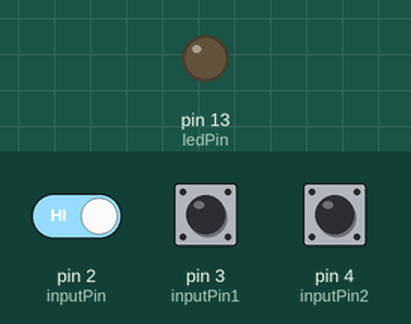
The sketch below on a simulated Arduino Uno, built with avr-gcc and run on an emulated ATmega328P. On the bench: output pins drawn as LEDs (lit = HIGH). The inputs (shaded band) are chosen by the test bench; at power-on: pin 2 (inputPin) HIGH, pin 3 (inputPin1) HIGH, pin 4 (inputPin2) HIGH.

Above: at 1.2 s.
1.3 s: pin 2 (inputPin) driven LOW
At 2.4 s:
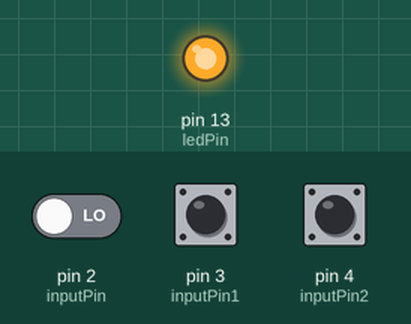
2.8 s: pin 2 (inputPin) driven HIGH
At 3.6 s:
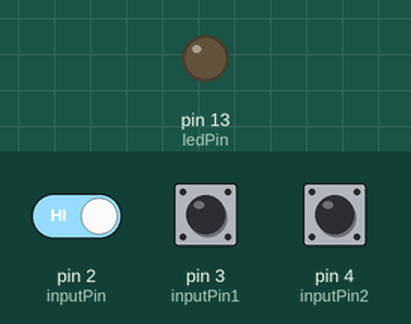
Timing chart, 0 to 5.8 s (numbered marks = the images above; inputs shaded):
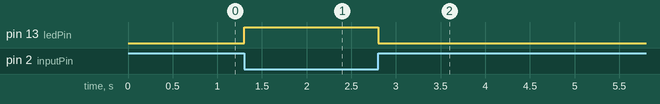

Measured:
- after the input at 1.3 s, pin 13 (ledPin): LOW → HIGH at once
- after the input at 2.8 s, pin 13 (ledPin): HIGH → LOW at once

The sketch:

Boton_Presion.ino
```cpp
//------------------------------------------------------------------------------
// Programa para pruebas de Interruptores de Presión (Pushbuttons)

// Seleccione la terminal (pin) que corresponde al LED
// Seleccione la terminal (pin) de entrada (para el interruptor de presión)
// Declare a la terminal del LED como SALIDA
// Declare a la terminal del interruptor de presión como entrada
//
// ... Por ejemplo...
// Interruptor conectado en terminal 2, LED conectado a terminal 13
//------------------------------------------------------------------------------
// Adaptado por: Sergio Fco. Hernández Machuca
// sfhm_clases@hotmail.com
//------------------------------------------------------------------------------

const int ledPin = 13;    // Asociación de terminales con recursos...
const int inputPin = 2;   //

const int ledPin1 = 12;    // Asociación de terminales con recursos...
const int inputPin1 = 3;   //

const int ledPin2 = 11;    // Asociación de terminales con recursos...
const int inputPin2 = 4;   //
//------------------------------------------------------------------------------
void setup() {
  pinMode(ledPin, OUTPUT);    // Ajuste de tipo (entrada o salida) de...
  pinMode(inputPin, INPUT);   // ... cada terminal empleada
}
//------------------------------------------------------------------------------
void loop() {
  int val = digitalRead(inputPin);  // Lectura del valor de entrada
  if (val == LOW) {                // ¿La entrada está en "1"?
    digitalWrite(ledPin, HIGH);     // ... SI ...  Enciende el LED
  } else {                          // ... En caso contrario ...
    digitalWrite(ledPin, LOW);      // (está en "0"), Apaga el LED
  }

  int val1 = digitalRead(inputPin1);  // Lectura del valor de entrada
  if (val1 == LOW) {                // ¿La entrada está en "1"?
    digitalWrite(ledPin1, HIGH);     // ... SI ...  Enciende el LED
  } else {                          // ... En caso contrario ...
    digitalWrite(ledPin1, LOW);      // (está en "0"), Apaga el LED
  }

  int val2 = digitalRead(inputPin2);  // Lectura del valor de entrada
  if (val2 == LOW) {                // ¿La entrada está en "1"?
    digitalWrite(ledPin2, HIGH);     // ... SI ...  Enciende el LED
  } else {                          // ... En caso contrario ...
    digitalWrite(ledPin2, LOW);      // (está en "0"), Apaga el LED
  }

}
//------------------------------------------------------------------------------
```
